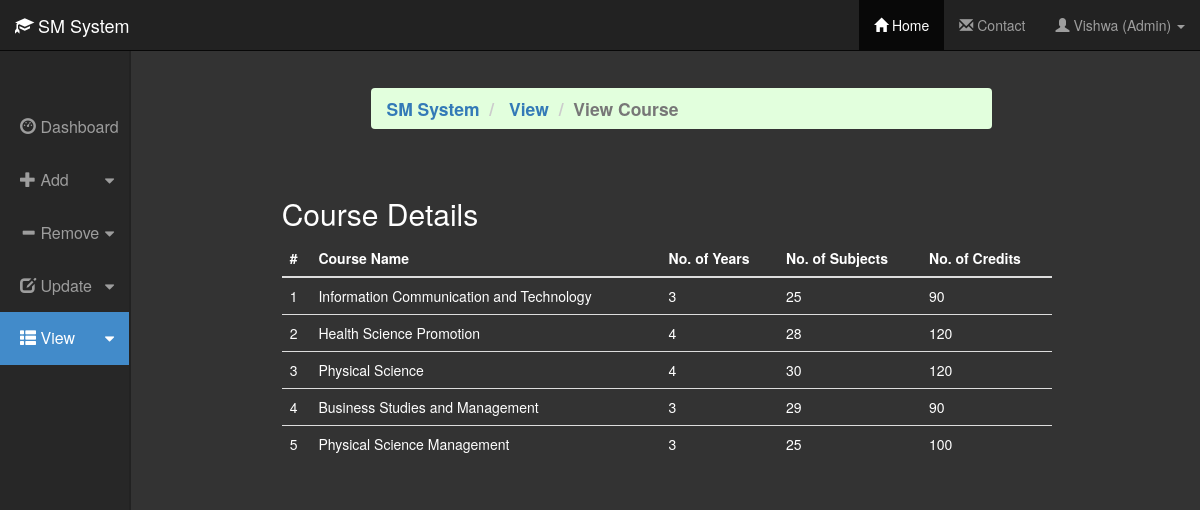
The app's page /index.php?p=viewCourse (signed in) with its own data.
### tables this page shows
CREATE TABLE `course` (
  `id` int(2) NOT NULL,
  `cname` varchar(50) NOT NULL,
  `noofyear` int(1) NOT NULL,
  `noofsub` int(3) NOT NULL,
  `noofcred` int(3) NOT NULL
);

### pages/sub/viewCourse.php (the view, shortened to what this page needs)
<div class="row">
<div class="col-xs-offset-2">
	<table class="table main"><tbody><tr><td id="newtd"></td><td id="newtd">
		<ol class="breadcrumb2">
        <li class="breadcrumb-item">
        <a href="index.php">SM System</a>
        </li>
		<li class="breadcrumb-item">
        <a href="index.php?p=addStudent">View</a>
        </li>
        <li class="breadcrumb-item active"><?php
			echo ucfirst(substr($_GET['p'],0,4)).' '.substr($_GET['p'],4,20);
			?></li>
		</ol></td></tr>
		</tbody>
	</table>
</div></div>
<div class="row">
	<div class="col-sm-11 col-sm-offset-1  col-xs-offset-3 col-xs-9 col-md-12">
		<h2 class="sub-header">Course Details</h2>
        <div class="table-responsive">
            <table class="table">
              <thead>
                <tr>
                  <th>#</th>
                  <th>Course Name</th>
                  <th>No. of Years</th>
                  <th>No. of Subjects</th>
				  <th>No. of Credits</th>
                </tr>
              </thead>
              <tbody>
                <?php
					$table_dat = "SELECT * FROM course ORDER BY id ASC;";
					$query_dat = $connection->query($table_dat);
					$query_check = $query_dat->num_rows;
					if($query_check > 0){
						for($j=0;$j<$query_check;$j++){
							$query_dat->data_seek($j);
							$row=$query_dat->fetch_array(MYSQLI_ASSOC);
							echo '
								<tr>
									<td>'.($j+1).'</td>
									<td>'.$row['cname'].'</td>
									<td>'.$row['noofyear'].'</td>
									<td>'.$row['noofsub'].'</td>
									<td>'.$row['noofcred'].'</td>
								</tr>';
						}
					}
					else{
						die(mysql_error());
					}
				?>
              </tbody>
            </table>
        </div>
	</div>
</div>

### css/style-1.css (style rules this page uses)
body { background-color: #333; }
.breadcrumb2 { padding: 8px 15px; margin-bottom: 20px; list-style: none; background-color: #e2ffdd; border-radius: 4px; font-size: 125%; text-align: left; font-weight: 550; }
.breadcrumb2>li { display:inline-block; }
.breadcrumb2>li+li:before { padding:0 5px; color:#ccc; content:"/\00a0" }
.breadcrumb2>.active { color:#777 }

### css/style-main-0.css (style rules this page uses)
.main { padding-right: 40px; padding-left: 40px; padding-top: 80px; margin-top: 80px; }
#newtd { text-align: right; border: none; vertical-align: unset; }

### records on screen
course: cname "Information Communication and Technology", noofyear "3", noofsub "25", noofcred "90"
course: cname "Health Science Promotion", noofyear "4", noofsub "28", noofcred "120"
course: cname "Physical Science", noofyear "4", noofsub "30", noofcred "120"
course: cname "Business Studies and Management", noofyear "3", noofsub "29", noofcred "90"
course: cname "Physical Science Management", noofyear "3", noofsub "25", noofcred "100"

### other values on screen
$_SESSION['fname'] "Vishwa"
$_SESSION['type'] "Admin"
substr($_GET['p'],0,4) "View"
substr($_GET['p'],4,20) "Course"
